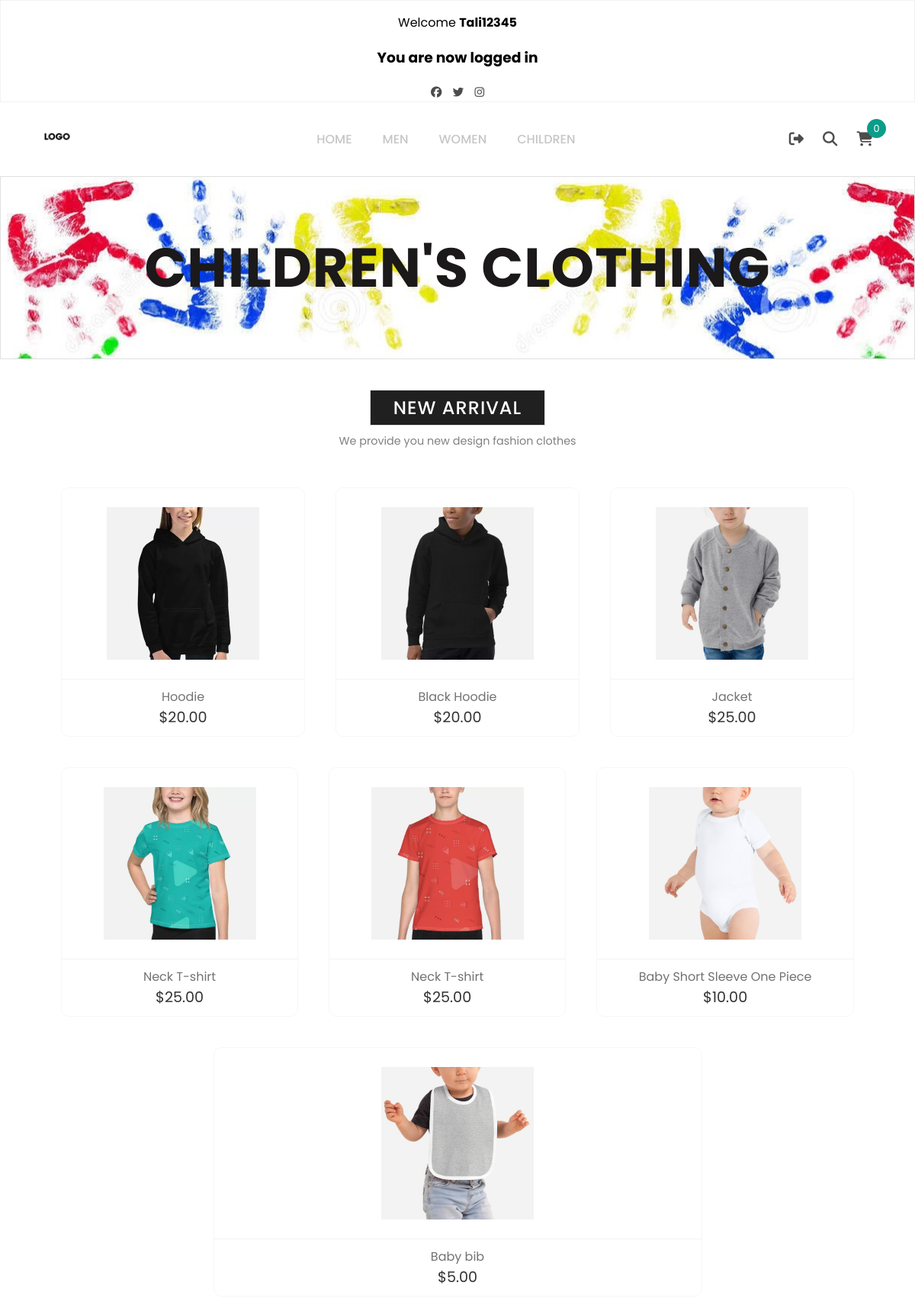
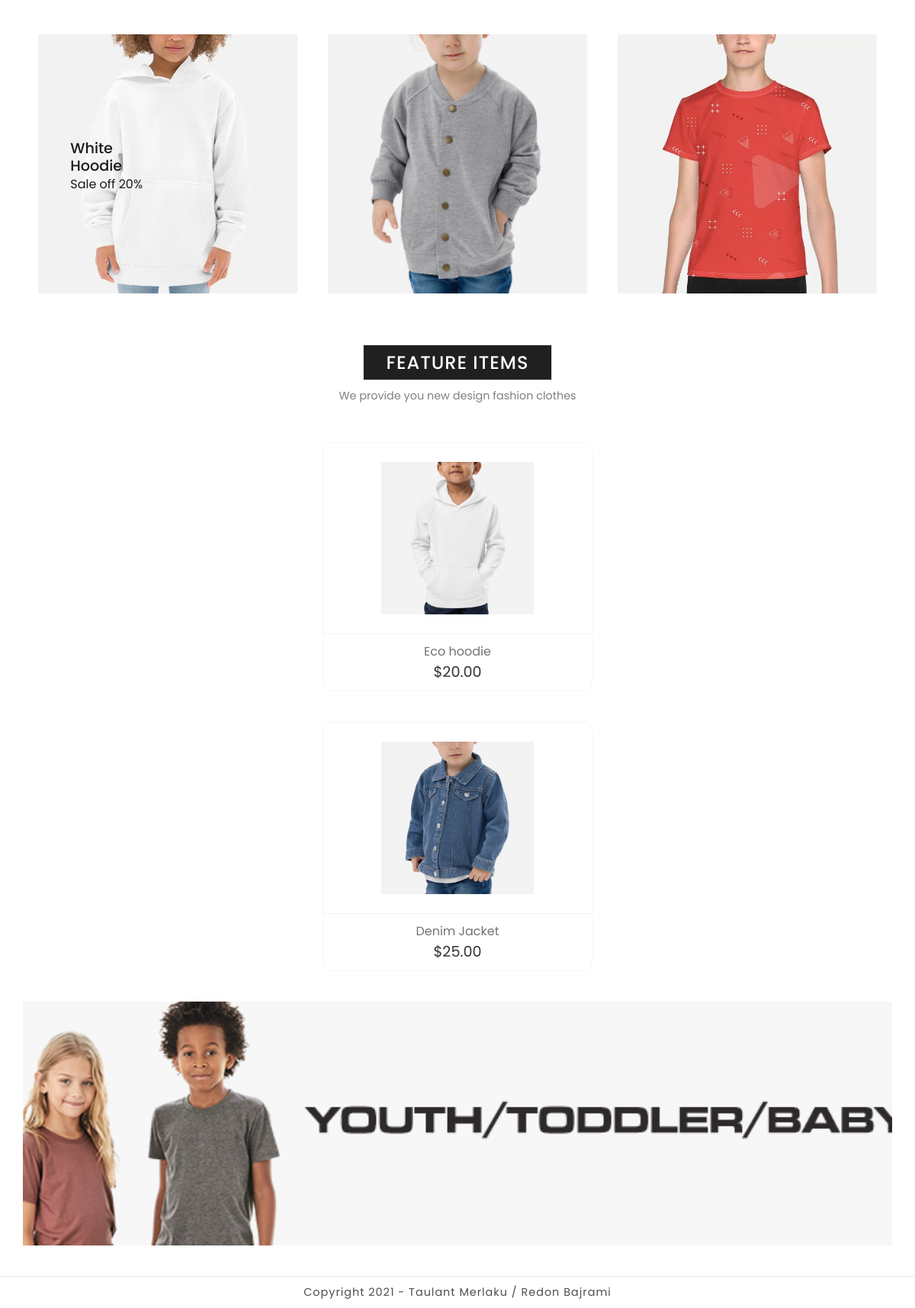
The app's page /Kids.php (signed in) with its own data (2 pictures, top to bottom).
### tables this page shows
CREATE TABLE `kidsnewarrival` (
  `id` int(11) NOT NULL,
  `table` varchar(255) NOT NULL DEFAULT 'kidsnewarrival',
  `img` varchar(255) NOT NULL,
  `name` varchar(255) NOT NULL,
  `price` decimal(10,2) NOT NULL
);

CREATE TABLE `kidsfeatureitems` (
  `id` int(11) NOT NULL,
  `table` varchar(255) NOT NULL DEFAULT 'kidsfeatureitems',
  `img` varchar(255) NOT NULL,
  `name` varchar(255) NOT NULL,
  `price` decimal(10,2) NOT NULL
);

### includeParts/products.php (the view, shortened to what this page needs)
<?php if (mysqli_num_rows($select_product) > 0) {
    while ($fetch_product = mysqli_fetch_assoc($select_product)) { ?>
        <form class="product-box" method="post" action="">
            <div class="product-img">
                <img src="img/<?php echo $fetch_product['img']; ?>" />
            </div>
            <div class="product-details">
                <a href="#" class="p-name"><?php echo $fetch_product['name']; ?></a>
                <span class="p-price">$<?php echo $fetch_product['price']; ?></span>
            </div>
        </form>
<?php };
}; ?>

### css/style.css (style rules this page uses)
body { margin: 0; padding: 0; font-family: poppins; background-color: #ffff; }
* { box-sizing: border-box; }
a { text-decoration: none; }
.product-box { display: flex; flex-grow: 0.5; flex-direction: column; align-items: center; border: 1px solid #f7f7f7; border-radius: 10px; margin: 20px; }
.product-img { width: 200px; height: 210px; margin: 20px; cursor: pointer; position: relative; }
.product-img img { width: 100%; height: 100%; object-fit: contain; object-position: center; }
.product-details { display: flex; flex-direction: column; align-items: center; width: 100%; padding: 10px 20px; border-top: 1px solid #f3f3f3; }
.p-name { color: #727272; }
.p-price { color: #333333; font-size: 1.2rem; font-weight: 400; }

### records on screen
kidsnewarrival: img (picture), name "Hoodie", price "20.00"
kidsnewarrival: img (picture), name "Black Hoodie", price "20.00"
kidsnewarrival: img (picture), name "Jacket", price "25.00"
kidsnewarrival: img (picture), name "Neck T-shirt", price "25.00"
kidsnewarrival: img (picture), name "Neck T-shirt", price "25.00"
kidsnewarrival: img (picture), name "Baby Short Sleeve One Piece", price "10.00"
kidsnewarrival: img (picture), name "Baby bib", price "5.00"
kidsfeatureitems: img (picture), name "Eco hoodie", price "20.00"
kidsfeatureitems: img (picture), name "Denim Jacket", price "25.00"

### other values on screen
$_SESSION['username'] "Tali12345"
$_SESSION['success'] "You are now logged in"
$rowcount "0"
